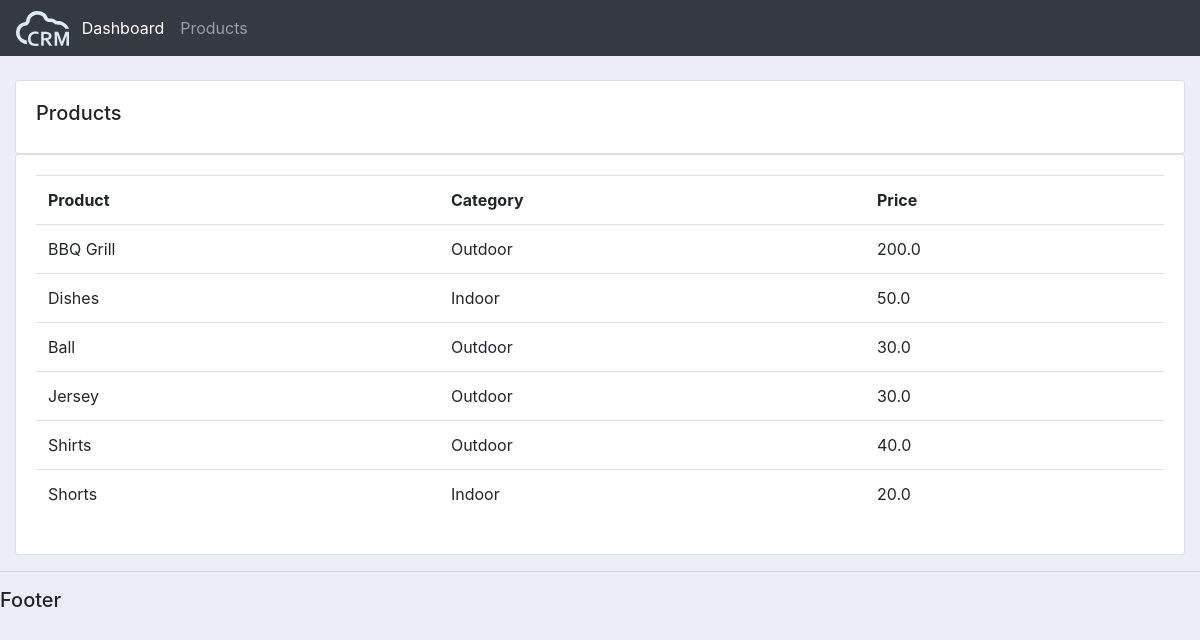
Screenshot of /products/ with the database file from the repository.
### accounts/models.py (models this page shows, shortened)
class Product(models.Model):
    CATEGORY = (
        ('Indoor', 'Indoor'),
        ('Outdoor', 'Outdoor')
    )
    name = models.CharField(max_length = 200, null = True)
    price = models.FloatField(null = True)
    category = models.CharField(max_length = 200, null = True, choices=CATEGORY)
    description = models.CharField(max_length = 200, null = True, blank=True)
    date_created = models.DateTimeField(auto_now_add = True, null = True)
    tags = models.ManyToManyField(Tag)

### accounts/views.py (the view)
# urls.py: path('products/', views.products, name="products"),
def products(request):
    products = Product.objects.all()
    return render(request,'accounts/products.html', {'products':products})

### accounts/templates/accounts/products.html
{% extends 'accounts/main.html' %}
{% block content %}
<br>
<div class="container-fluid">
    <div class="row">
        <div class="col-md">
            <div class="card card-body">
                <h5>Products</h5>
            </div>
            <div class="card card-body">
                <table class="table">
                    <tr>
                        <th>Product</th>
                        <th>Category</th>
                        <th>Price</th>
                    </tr>
                    {% for i in products%}
                    <tr>
                        <td>{{i.name}}</td>
                        <td>{{i.category}}</td>
                        <td>{{i.price}}</td>
                    </tr>
                    {% endfor %}
                </table>
            </div>
        </div>
    </div>
</div>
{% endblock  %}

### static/css/main.css (style rules this page uses)
body { background-color: #ebeff5; }

### rows the page displays
Product: name "BBQ Grill", category "Outdoor", price "200.0"
Product: name "Dishes", category "Indoor", price "50.0"
Product: name "Ball", category "Outdoor", price "30.0"
Product: name "Jersey", category "Outdoor", price "30.0"
Product: name "Shirts", category "Outdoor", price "40.0"
Product: name "Shorts", category "Indoor", price "20.0"
